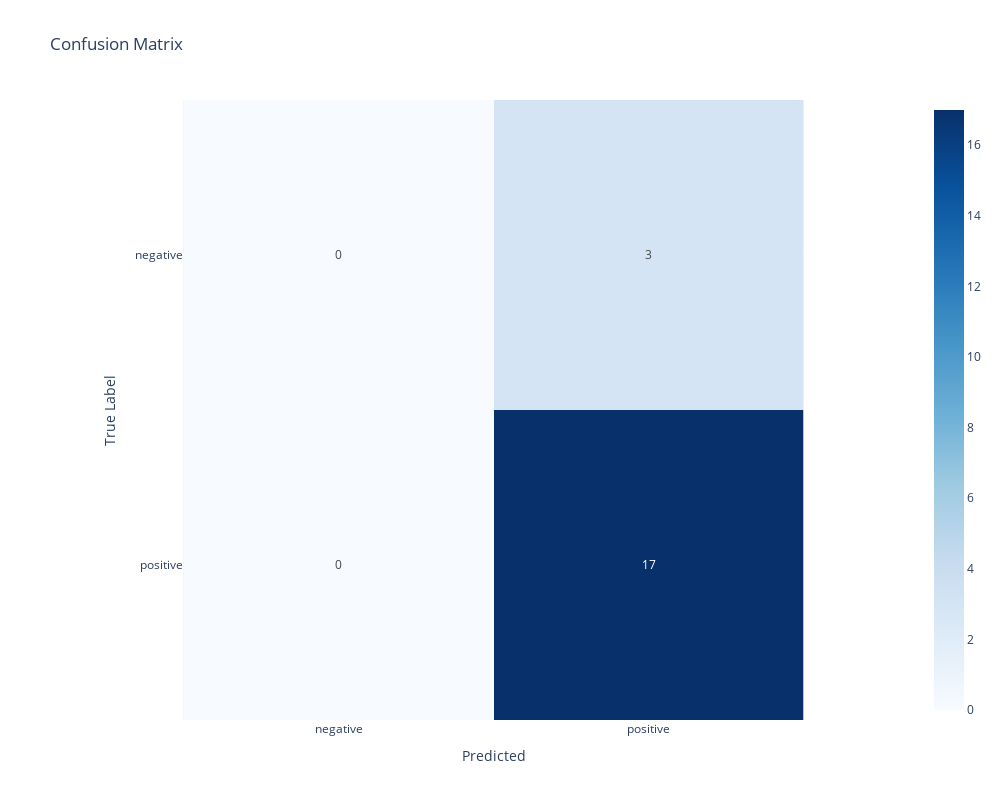

Source (notebook cell):
### Code cell
report(y_true, y_pred, class_labels)

### Figure 1 — Plotly figure (JSON) as saved in the notebook; plotly's stock layout.template omitted (floating-point values rounded to 4 significant figures)
{"data": [{"coloraxis": "coloraxis", "hovertemplate": "Predicted: %{x}<br>True Label: %{y}<br>color: %{z}<extra></extra>", "name": "0", "texttemplate": "%{z}", "type": "heatmap", "x": ["negative", "positive"], "xaxis": "x", "y": ["negative", "positive"], "yaxis": "y", "z": [[0, 3], [0, 17]]}], "layout": {"coloraxis": {"colorscale": [[0, "rgb(247,251,255)"], [0.125, "rgb(222,235,247)"], [0.25, "rgb(198,219,239)"], [0.375, "rgb(158,202,225)"], [0.5, "rgb(107,174,214)"], [0.625, "rgb(66,146,198)"], [0.75, "rgb(33,113,181)"], [0.875, "rgb(8,81,156)"], [1, "rgb(8,48,107)"]]}, "height": 800, "title": {"text": "Confusion Matrix"}, "width": 1000, "xaxis": {"anchor": "y", "constrain": "domain", "domain": [0, 1], "scaleanchor": "y", "title": {"text": "Predicted"}}, "yaxis": {"anchor": "x", "autorange": "reversed", "constrain": "domain", "domain": [0, 1], "title": {"text": "True Label"}}}}
